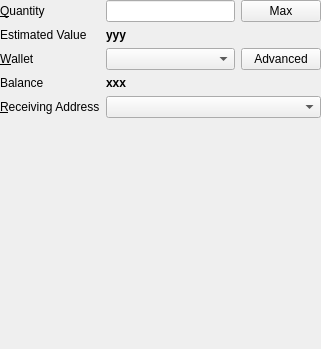
<?xml version="1.0" encoding="UTF-8"?>
<ui version="4.0">
 <class>BuySellCCWidget</class>
 <widget class="QWidget" name="BuySellCCWidget">
  <property name="geometry">
   <rect>
    <x>0</x>
    <y>0</y>
    <width>321</width>
    <height>349</height>
   </rect>
  </property>
  <property name="windowTitle">
   <string>Form</string>
  </property>
  <layout class="QVBoxLayout" name="verticalLayout_4">
   <property name="leftMargin">
    <number>0</number>
   </property>
   <property name="topMargin">
    <number>0</number>
   </property>
   <property name="rightMargin">
    <number>0</number>
   </property>
   <item>
    <layout class="QFormLayout" name="buySellCcFormLayout">
     <property name="fieldGrowthPolicy">
      <enum>QFormLayout::ExpandingFieldsGrow</enum>
     </property>
     <item row="0" column="0">
      <widget class="QLabel" name="quantityLabel">
       <property name="text">
        <string>&amp;Quantity</string>
       </property>
       <property name="buddy">
        <cstring>lineEditQuantity</cstring>
       </property>
      </widget>
     </item>
     <item row="0" column="1">
      <widget class="QWidget" name="quantityWidget" native="true">
       <layout class="QHBoxLayout" name="horizontalLayout_6">
        <property name="margin">
         <number>0</number>
        </property>
        <item>
         <widget class="QLineEdit" name="lineEditQuantity"/>
        </item>
        <item>
         <widget class="QPushButton" name="pushButtonMax">
          <property name="text">
           <string>Max</string>
          </property>
         </widget>
        </item>
       </layout>
      </widget>
     </item>
     <item row="1" column="0">
      <widget class="QLabel" name="labelEstimated">
       <property name="text">
        <string>Estimated Value</string>
       </property>
      </widget>
     </item>
     <item row="1" column="1">
      <widget class="QLabel" name="lineEditEstimated">
       <property name="styleSheet">
        <string notr="true">font-weight: bold;</string>
       </property>
       <property name="text">
        <string>yyy</string>
       </property>
      </widget>
     </item>
     <item row="2" column="0">
      <widget class="QLabel" name="receivingWalletLabel">
       <property name="text">
        <string>&amp;Wallet</string>
       </property>
       <property name="buddy">
        <cstring>comboBoxWallets</cstring>
       </property>
      </widget>
     </item>
     <item row="2" column="1">
      <widget class="QWidget" name="receivingWalletWidget" native="true">
       <layout class="QHBoxLayout" name="horizontalLayout_7">
        <property name="margin">
         <number>0</number>
        </property>
        <item>
         <widget class="QComboBox" name="comboBoxWallets">
          <property name="sizePolicy">
           <sizepolicy hsizetype="MinimumExpanding" vsizetype="Fixed">
            <horstretch>0</horstretch>
            <verstretch>0</verstretch>
           </sizepolicy>
          </property>
         </widget>
        </item>
        <item>
         <widget class="QPushButton" name="pushButtonAdvanced">
          <property name="text">
           <string>Advanced</string>
          </property>
         </widget>
        </item>
       </layout>
      </widget>
     </item>
     <item row="3" column="0">
      <widget class="QLabel" name="cashBalanceLabel">
       <property name="text">
        <string>Balance</string>
       </property>
      </widget>
     </item>
     <item row="3" column="1">
      <widget class="QLabel" name="labelBallanceValue">
       <property name="styleSheet">
        <string notr="true">font-weight: bold;</string>
       </property>
       <property name="text">
        <string>xxx</string>
       </property>
      </widget>
     </item>
     <item row="4" column="0">
      <widget class="QLabel" name="receivingAddressLabel">
       <property name="text">
        <string>&amp;Receiving Address</string>
       </property>
       <property name="buddy">
        <cstring>comboBoxReceivingAddress</cstring>
       </property>
      </widget>
     </item>
     <item row="4" column="1">
      <widget class="QComboBox" name="comboBoxReceivingAddress">
       <property name="sizePolicy">
        <sizepolicy hsizetype="MinimumExpanding" vsizetype="Fixed">
         <horstretch>0</horstretch>
         <verstretch>0</verstretch>
        </sizepolicy>
       </property>
      </widget>
     </item>
    </layout>
   </item>
   <item>
    <spacer name="verticalSpacer">
     <property name="orientation">
      <enum>Qt::Vertical</enum>
     </property>
     <property name="sizeHint" stdset="0">
      <size>
       <width>20</width>
       <height>40</height>
      </size>
     </property>
    </spacer>
   </item>
  </layout>
 </widget>
 <resources/>
 <connections/>
</ui>
